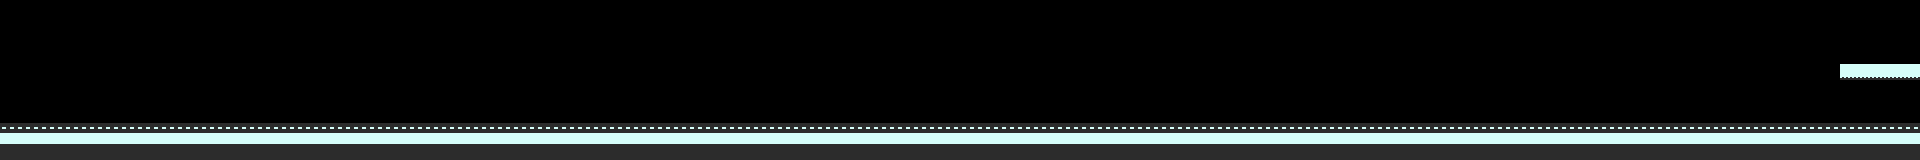

A level layout from a 2D game, rendered from its tile map. Below: a short description, then the map file with its tile-grid data intact:
An orthogonal 120x10 tile map with 16x16 px tiles, 1 tile layer (Tile Layer 1) and 11 objects (9x zombie, hero, exit).

<map version="1.0" tiledversion="1.1.6" orientation="orthogonal" renderorder="right-down" width="120" height="10" tilewidth="16" tileheight="16" infinite="0" nextobjectid="21">
 <tileset firstgid="1" source="tileset.tsx" />
 <layer name="Tile Layer 1" width="120" height="10">
  <data encoding="csv">
0,0,0,0,0,0,0,0,0,0,0,0,0,0,0,0,0,0,0,0,0,0,0,0,0,0,0,0,0,0,0,0,0,0,0,0,0,0,0,0,0,0,0,0,0,0,0,0,0,0,0,0,0,0,0,0,0,0,0,0,0,0,0,0,0,0,0,0,0,0,0,0,0,0,0,0,0,0,0,0,0,0,0,0,0,0,0,0,0,0,0,0,0,0,0,0,0,0,0,0,0,0,0,0,0,0,0,0,0,0,0,0,0,0,0,0,0,0,0,0,
0,0,0,0,0,0,0,0,0,0,0,0,0,0,0,0,0,0,0,0,0,0,0,0,0,0,0,0,0,0,0,0,0,0,0,0,0,0,0,0,0,0,0,0,0,0,0,0,0,0,0,0,0,0,0,0,0,0,0,0,0,0,0,0,0,0,0,0,0,0,0,0,0,0,0,0,0,0,0,0,0,0,0,0,0,0,0,0,0,0,0,0,0,0,0,0,0,0,0,0,0,0,0,0,0,0,0,0,0,0,0,0,0,0,0,0,0,0,0,0,
0,0,0,0,0,0,0,0,0,0,0,0,0,0,0,0,0,0,0,0,0,0,0,0,0,0,0,0,0,0,0,0,0,0,0,0,0,0,0,0,0,0,0,0,0,0,0,0,0,0,0,0,0,0,0,0,0,0,0,0,0,0,0,0,0,0,0,0,0,0,0,0,0,0,0,0,0,0,0,0,0,0,0,0,0,0,0,0,0,0,0,0,0,0,0,0,0,0,0,0,0,0,0,0,0,0,0,0,0,0,0,0,0,0,0,0,0,0,0,0,
0,0,0,0,0,0,0,0,0,0,0,0,0,0,0,0,0,0,0,0,0,0,0,0,0,0,0,0,0,0,0,0,0,0,0,0,0,0,0,0,0,0,0,0,0,0,0,0,0,0,0,0,0,0,0,0,0,0,0,0,0,0,0,0,0,0,0,0,0,0,0,0,0,0,0,0,0,0,0,0,0,0,0,0,0,0,0,0,0,0,0,0,0,0,0,0,0,0,0,0,0,0,0,0,0,0,0,0,0,0,0,0,0,0,0,0,0,0,0,0,
0,0,0,0,0,0,0,0,0,0,0,0,0,0,0,0,0,0,0,0,0,0,0,0,0,0,0,0,0,0,0,0,0,0,0,0,0,0,0,0,0,0,0,0,0,0,0,0,0,0,0,0,0,0,0,0,0,0,0,0,0,0,0,0,0,0,0,0,0,0,0,0,0,0,0,0,0,0,0,0,0,0,0,0,0,0,0,0,0,0,0,0,0,0,0,0,0,0,0,0,0,0,0,0,0,0,0,0,0,0,0,0,0,0,0,20,20,20,20,20,
0,0,0,0,0,0,0,0,0,0,0,0,0,0,0,0,0,0,0,0,0,0,0,0,0,0,0,0,0,0,0,0,0,0,0,0,0,0,0,0,0,0,0,0,0,0,0,0,0,0,0,0,0,0,0,0,0,0,0,0,0,0,0,0,0,0,0,0,0,0,0,0,0,0,0,0,0,0,0,0,0,0,0,0,0,0,0,0,0,0,0,0,0,0,0,0,0,0,0,0,0,0,0,0,0,0,0,0,0,0,0,0,0,0,0,0,0,0,0,0,
0,0,0,0,0,0,0,0,0,0,0,0,0,0,0,0,0,0,0,0,0,0,0,0,0,0,0,0,0,0,0,0,0,0,0,0,0,0,0,0,0,0,0,0,0,0,0,0,0,0,0,0,0,0,0,0,0,0,0,0,0,0,0,0,0,0,0,0,0,0,0,0,0,0,0,0,0,0,0,0,0,0,0,0,0,0,0,0,0,0,0,0,0,0,0,0,0,0,0,0,0,0,0,0,0,0,0,0,0,0,0,0,0,0,0,0,0,0,0,0,
62,62,62,62,62,62,62,62,62,62,62,62,62,62,62,62,62,62,62,62,62,62,62,62,62,62,62,62,62,62,62,62,62,62,62,62,62,62,62,62,62,62,62,62,62,62,62,62,62,62,62,62,62,62,62,62,62,62,62,62,62,62,62,62,62,62,62,62,62,62,62,62,62,62,62,62,62,62,62,62,62,62,62,62,62,62,62,62,62,62,62,62,62,62,62,62,62,62,62,62,62,62,62,62,62,62,62,62,62,62,62,62,62,62,62,62,62,62,62,62,
9,9,9,9,9,9,9,9,9,9,9,9,9,9,9,9,9,9,9,9,9,9,9,9,9,9,9,9,9,9,9,9,9,9,9,9,9,9,9,9,9,9,9,9,9,9,9,9,9,9,9,9,9,9,9,9,9,9,9,9,9,9,9,9,9,9,9,9,9,9,9,9,9,9,9,9,9,9,9,9,9,9,9,9,9,9,9,9,9,9,9,9,9,9,9,9,9,9,9,9,9,9,9,9,9,9,9,9,9,9,9,9,9,9,9,9,9,9,9,9,
2,2,2,2,2,2,2,2,2,2,2,2,2,2,2,2,2,2,2,2,2,2,2,2,2,2,2,2,2,2,2,2,2,2,2,2,2,2,2,2,2,2,2,2,2,2,2,2,2,2,2,2,2,2,2,2,2,2,2,2,2,2,2,2,2,2,2,2,2,2,2,2,2,2,2,2,2,2,2,2,2,2,2,2,2,2,2,2,2,2,2,2,2,2,2,2,2,2,2,2,2,2,2,2,2,2,2,2,2,2,2,2,2,2,2,2,2,2,2,2
</data>
 </layer>
 <objectgroup name="Object Layer 1">
  <object id="1" type="hero" x="816.947" y="106.523" width="14" height="16" />
  <object id="2" type="exit" x="1839.01" y="2.82577" width="81" height="134.333" />
  <object id="7" type="zombie" x="592.5" y="95" width="11" height="19" />
  <object id="8" type="zombie" x="500.5" y="95.5" width="11" height="19" />
  <object id="10" type="zombie" x="373" y="97.5" width="11" height="19" />
  <object id="11" type="zombie" x="303" y="97" width="11" height="19" />
  <object id="12" type="zombie" x="251" y="96.5" width="11" height="19" />
  <object id="14" type="zombie" x="163.5" y="98" width="11" height="19" />
  <object id="16" type="zombie" x="98" y="98.5" width="11" height="19" />
  <object id="18" type="zombie" x="36" y="97" width="11" height="19" />
  <object id="19" type="zombie" x="15" y="97" width="11" height="19" />
 </objectgroup>
</map>